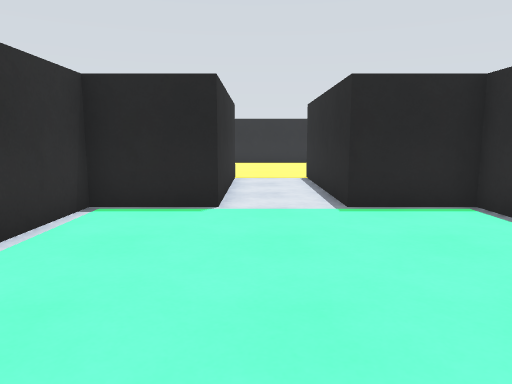
view 1 (above)

15 first-person views from a walk through a robot-simulator world made for Gazebo. The camera is 1.2 m above the floor, tilts 8° down and sees 70° across. The floor is counted in squares, 1 m on a side. Each view is taken from the middle of a square. On the plan, view 1 faces up. The plan holds only what a view shows up to about 14 squares ahead; the rest is blank. The place goes on beyond the plan. The robots in the file are not drawn.

view 2
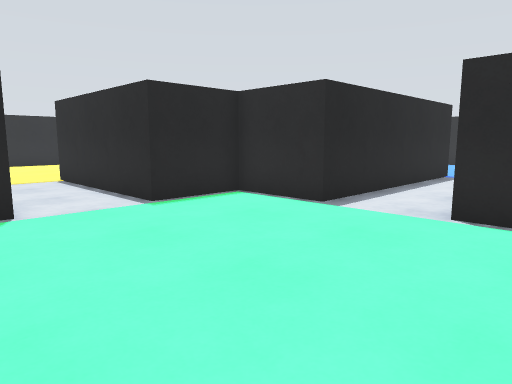

view 3
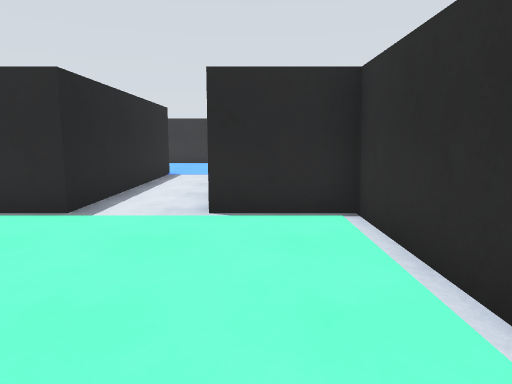

view 4
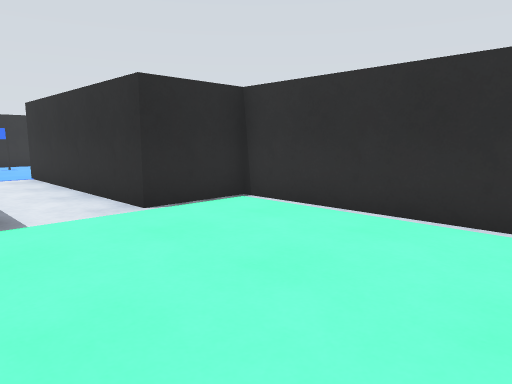

view 5
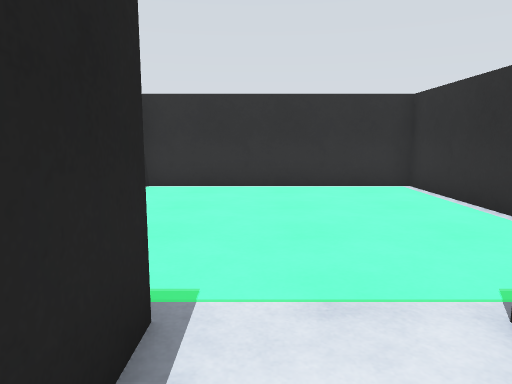

view 6
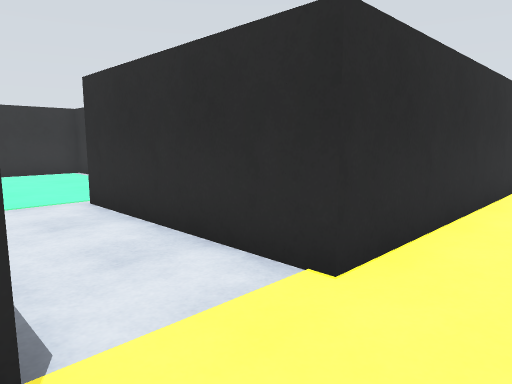

view 7
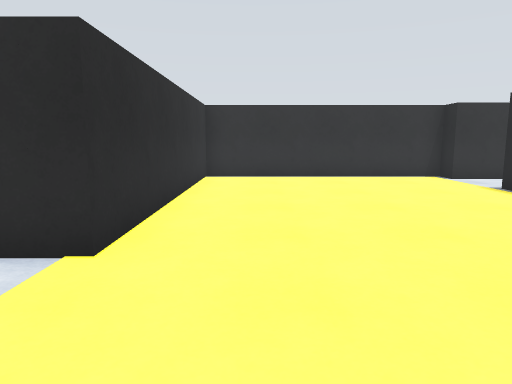

view 8
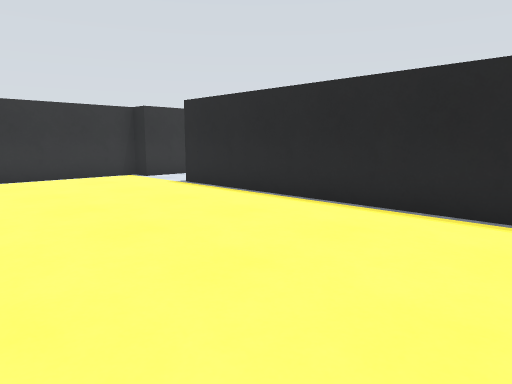

view 9
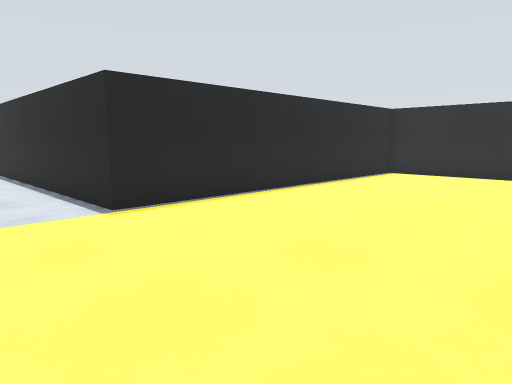

view 10
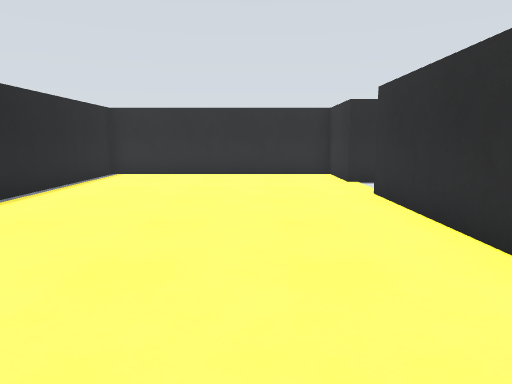

view 11
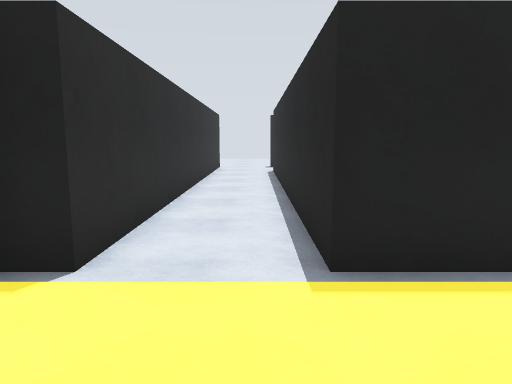

view 12
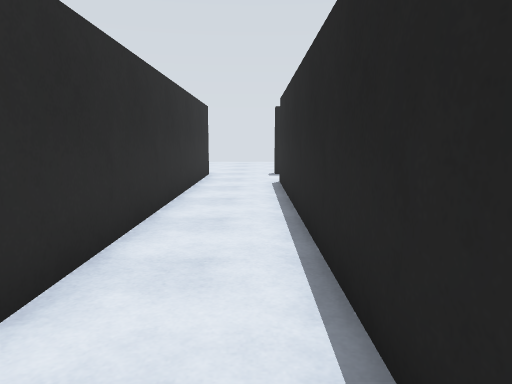

view 13
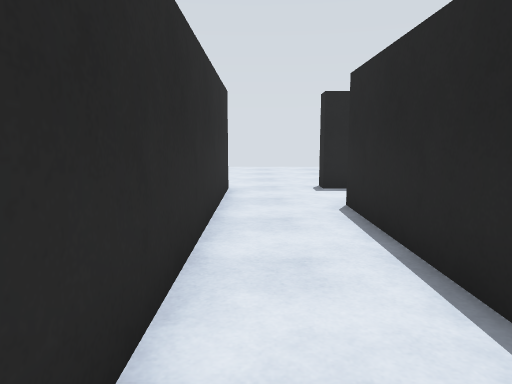

view 14
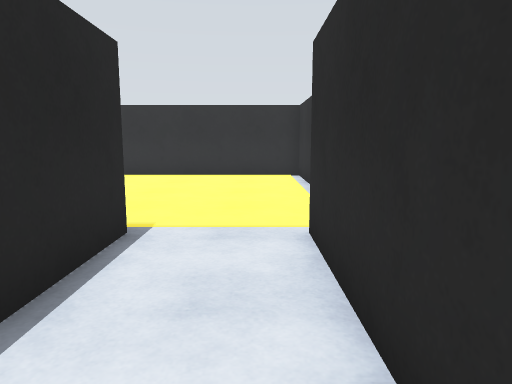

view 15
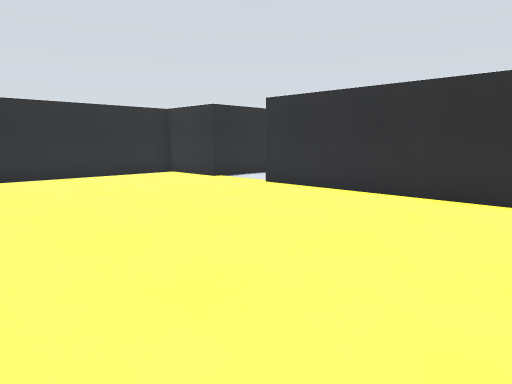

### Floor plan
Points are (right, up) in squares from view 1. A wall is a line through its corners. A room is listed if a view was taken in it or the views show most of it. See-through windows are left out.
Room 1 (views 1, 2, 3, 4, 5)
walls: (-0.7, 12.3) (-0.7, 6.7) (-3.1, 6.7) (-3.1, -0.7) (4.1, -0.7) (4.1, 1.8) (11.5, 1.8); (11.6, 4.2) (4.1, 4.2) (4.1, 6.7) (1.7, 6.7) (1.7, 12.3)
ways out: opening at (0.5, 13) to room 2; opening at (11, 3)
Room 2 (views 6, 7, 8, 9, 10, 11, 12, 13, 14, 15)
walls: (1.7, 12.3) (4.5, 12.3) (4.5, 20.3) (-6.3, 20.3) (-6.3, 31.9); (-8.7, 32.5) (-8.7, 20.3) (-9.5, 20.3) (-9.5, 12.3) (-0.7, 12.3)
ways out: opening at (0.5, 13) to room 1

Positions as (right, up) in squares from view 1, and headings:
1: (0, 0), facing up
2: (-2, 0), facing up-right
3: (-2, 1), facing right
4: (-2, 5), facing down-right
5: (1, 9), facing down
6: (2, 14), facing down-left
7: (3, 14), facing left
8: (3, 14), facing up-left
9: (-9, 14), facing up-right
10: (-9, 15), facing right
11: (-7, 17), facing up
12: (-7, 21), facing up
13: (-8, 25), facing up
14: (-8, 25), facing down
15: (-8, 20), facing down-right
